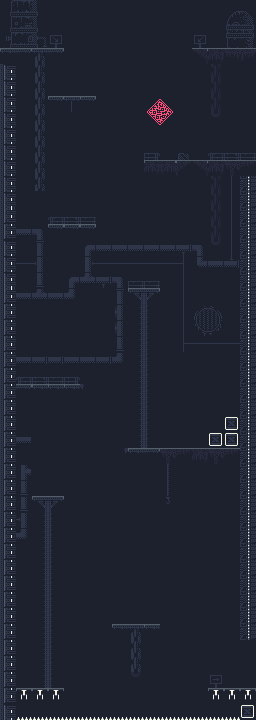

A level layout from a 2D game, rendered from its tile map. Below: a short description, then the map file with its tile-grid data intact:
An orthogonal 16x45 tile map with 16x16 px tiles, 1 tile layer (Tile Layer 1) and 2 objects (Player, hover_robot).

<map version="1.0" tiledversion="1.1.6" orientation="orthogonal" renderorder="right-down" width="16" height="45" tilewidth="16" tileheight="16" infinite="0" backgroundcolor="#1d212d" nextobjectid="6">
 <tileset firstgid="1" source="../tilesets/level01_tileset.tsx" />
 <layer name="Tile Layer 1" width="16" height="45">
  <data encoding="csv">
213,214,215,0,0,0,0,0,0,0,0,0,0,0,114,115,
234,235,236,0,0,0,0,0,0,0,0,0,0,0,131,132,
248,249,250,128,0,0,0,0,0,0,0,0,109,0,174,175,
83,86,45,86,0,0,0,0,0,0,0,0,33,37,35,36,
137,0,11,0,0,0,0,0,0,0,0,0,0,25,0,0,
137,0,11,0,0,0,0,0,0,0,0,0,0,25,0,0,
137,0,11,63,69,63,0,0,0,224,225,0,0,25,0,0,
137,0,11,0,0,0,0,0,0,245,246,0,0,48,0,0,
137,0,11,0,0,0,0,0,0,0,0,0,0,0,0,0,
137,0,11,0,0,0,0,0,0,6,0,7,0,3,4,5,
137,0,11,0,0,0,0,0,0,30,31,32,33,37,38,39,
137,0,90,0,0,0,0,0,0,0,0,0,0,25,232,158,
137,0,0,0,0,0,0,0,0,0,0,0,0,25,232,158,
157,0,0,3,4,5,0,0,0,0,0,0,0,25,232,158,
157,165,166,63,63,63,0,0,0,0,0,0,0,25,232,158,
137,0,184,0,0,181,165,165,165,165,165,186,166,48,232,158,
137,212,169,0,0,201,212,212,212,212,212,252,197,165,185,158,
137,0,251,0,181,182,186,166,5,5,0,232,0,0,0,158,
157,165,182,165,183,0,0,184,93,94,0,232,0,0,0,158,
157,0,0,0,0,0,0,231,19,20,0,232,52,53,0,158,
157,0,0,0,0,0,0,231,19,20,0,232,75,76,0,158,
157,0,0,0,0,0,0,251,19,20,0,233,212,212,212,158,
157,165,199,199,165,165,199,183,19,20,0,0,0,0,0,158,
157,3,4,5,6,0,0,0,19,20,0,0,0,0,0,158,
157,86,83,83,83,84,0,0,19,20,0,0,0,0,0,158,
157,0,0,0,0,0,0,0,19,20,0,0,0,0,0,158,
157,0,0,0,0,0,0,0,19,20,0,0,0,0,180,158,
157,165,0,0,0,0,0,0,19,20,0,0,0,180,180,158,
157,0,0,0,0,0,0,85,83,86,38,39,37,38,39,158,
157,210,0,0,0,0,0,0,0,0,74,0,0,0,0,158,
157,251,0,0,0,0,0,0,0,0,74,0,0,0,0,158,
157,251,93,94,0,0,0,0,0,0,118,0,0,0,0,158,
157,169,19,20,0,0,0,0,0,0,0,0,0,0,0,158,
157,183,19,20,0,0,0,0,0,0,0,0,0,0,0,158,
157,0,19,20,0,0,0,0,0,0,0,0,0,0,0,158,
157,0,19,20,0,0,0,0,0,0,0,0,0,0,0,158,
157,0,19,20,0,0,0,0,0,0,0,0,0,0,0,158,
157,0,19,20,0,0,0,0,0,0,0,0,0,0,0,158,
157,0,19,20,0,0,0,0,0,0,0,0,0,0,0,158,
157,0,19,20,0,0,0,83,45,83,0,0,0,0,0,158,
157,0,19,20,0,0,0,0,11,0,0,0,0,0,0,0,
157,0,19,20,0,0,0,0,11,0,0,0,0,0,0,0,
157,0,19,20,0,0,0,0,48,0,0,0,0,111,0,0,
157,216,216,216,0,0,0,0,0,0,0,0,0,216,216,216,
137,60,60,60,60,60,60,60,60,60,60,60,60,60,60,180
</data>
 </layer>
 <objectgroup name="Game_objects">
  <object id="1" type="Player" x="34" y="35">
   <point />
  </object>
  <object id="4" type="hover_robot" x="198.333" y="145.667">
   <point />
  </object>
 </objectgroup>
</map>